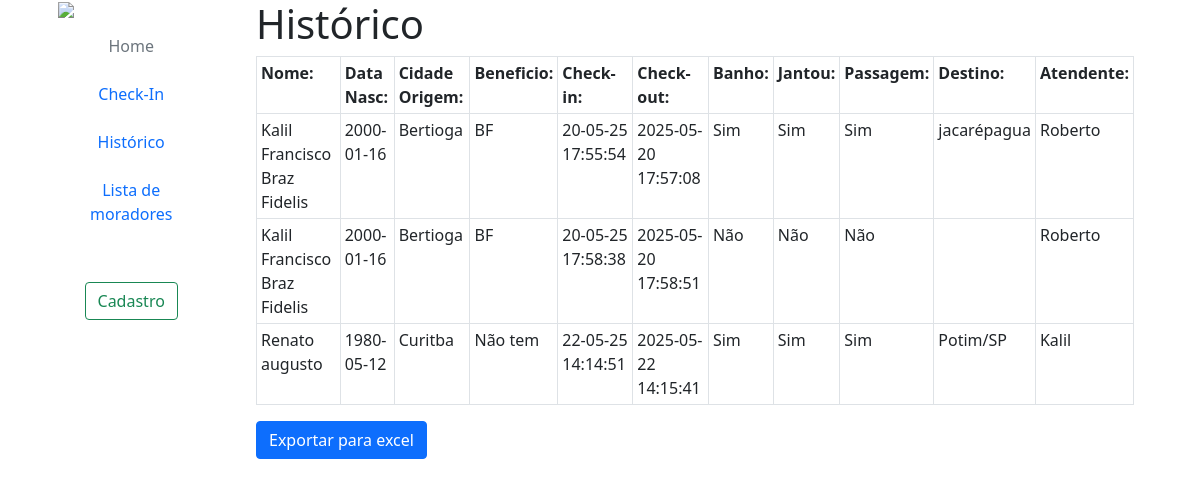
Screenshot of /checarlista.php with the database file from the repository.
### tables this page shows
CREATE TABLE hospedagens(
    id INTEGER PRIMARY KEY AUTOINCREMENT,
    morador_id INTEGER,
    data_checkin TEXT,
    data_checkout TEXT,
    jantou TEXT,
    banho TEXT,
    passagem TEXT,
    destino TEXT,
    atendente TEXT,
    FOREIGN KEY (morador_id) REFERENCES moradores(id)
    );

CREATE TABLE moradores(
    id INTEGER PRIMARY KEY AUTOINCREMENT,
    nome TEXT NOT NULL,
    data_nasc TEXT NOT NULL,
    rg TEXT NOT NULL,
    cpf TEXT NOT NULL,
    cidade_origem TEXT NOT NULL,
    beneficio TEXT NOT NULL
    );

### checarlista.php (the view, shortened to what this page needs)
<?php
require 'Formularios/processo.php';
$sql = "SELECT h.id AS hospedagens, h.banho, h.jantou, h.passagem, h.destino, h.atendente,
m.id AS morador_id, m.nome, m.data_nasc, m.rg, m.cpf, m.cidade_origem, m.beneficio, h.data_checkin, h.data_checkout
FROM moradores m
JOIN hospedagens h on m.id = h.morador_id
WHERE h.data_checkout IS NOT NULL";
$stmt = $db->prepare($sql);
$stmt->execute();
$moradores = $stmt->fetchAll(PDO::FETCH_ASSOC);
?>
<!DOCTYPE html>
<html lang="pt-br">
    <head>
        <link href="https://cdn.jsdelivr.net/npm/bootstrap@5.0.2/dist/css/bootstrap.min.css" rel="stylesheet">
    </head>
    <body>
    <div class="container">
      <div class="row">
      <div class="col-2">
        <ul class="nav flex-column nav-fill">
        <li><img src="https://www.aparecida.sp.gov.br/img/logo_rodape.png" class="px-3 mb-2"></li>
        <li class="nav-item"><a href="index.html" class="nav-link px-2 mb-2 text-secondary">Home</a></li>
          <li class="nav-item"><a href="lista.php" class="nav-link px-2 mb-2">Check-In</a></li>
          <li class="nav-item"><a href="checarlista.php" class="nav-link px-2 mb-2">Histórico</a></li>
          <li class="nav-item"><a href="fazcheckin.php" class="nav-link px-5 mb-5">Lista de moradores</a></li>
          <li class="nav-item"><a href="cadmorador.html" class="btn btn-outline-success mb-5">Cadastro</a></li>
        </ul>
      </div>
      <div class="col-10">
        <div class="container">
        <h1>Histórico</h1>
        <?php if (count($moradores) > 0): ?>
        <table class="table table-bordered table-sm table-responsive">
            <tr>
                <th>Nome:</th>
                <th>Data Nasc:</th>
                <th>Cidade Origem:</th>
                <th>Beneficio:</th>
                <th>Check-in:</th>
                <th>Check-out:</th>
                <th>Banho:</th>
                <th>Jantou:</th>
                <th>Passagem:</th>
                <th>Destino:</th>
                <th>Atendente:</th>
            </tr>
            <?php foreach ($moradores as $m): ?>
                <tr>
                <td><?php echo ($m['nome'])?></td>
                <td><?php echo ($m['data_nasc'])?></td>
                <td><?php echo ($m['cidade_origem'])?></td>
                <td><?php echo ($m['beneficio'])?></td>
                <td><?php echo ($m['data_checkin'])?></td>
                <td><?php echo ($m['data_checkout'])?></td>
                <td><?php echo ($m['banho'])?></td>
                <td><?php echo ($m['jantou'])?></td>
                <td><?php echo ($m['passagem'])?></td>
                <td><?php echo ($m['destino'])?></td>
                <td><?php echo ($m['atendente'])?></td>
                </tr>
            <?php endforeach; ?>
        </table>
        <button onclick="exportarTabelaExcel()" class="btn btn-primary">Exportar para excel</button>
        </div>
        </div>
        </div>
        </div>
        <?php endif; ?>
    </body>
    </html>

### rows the page displays
hospedagens: morador.nome "Kalil Francisco Braz Fidelis", morador.data_nasc "2000-01-16", morador.cidade_origem "Bertioga", morador.beneficio "BF", data_checkin "20-05-25 17:55:54", data_checkout "2025-05-20 17:57:08", banho "Sim", jantou "Sim", passagem "Sim", destino "jacarépagua", atendente "Roberto"
hospedagens: morador.nome "Kalil Francisco Braz Fidelis", morador.data_nasc "2000-01-16", morador.cidade_origem "Bertioga", morador.beneficio "BF", data_checkin "20-05-25 17:58:38", data_checkout "2025-05-20 17:58:51", banho "Não", jantou "Não", passagem "Não", atendente "Roberto"
hospedagens: morador.nome "Renato augusto", morador.data_nasc "1980-05-12", morador.cidade_origem "Curitba", morador.beneficio "Não tem", data_checkin "22-05-25 14:14:51", data_checkout "2025-05-22 14:15:41", banho "Sim", jantou "Sim", passagem "Sim", destino "Potim/SP", atendente "Kalil"
